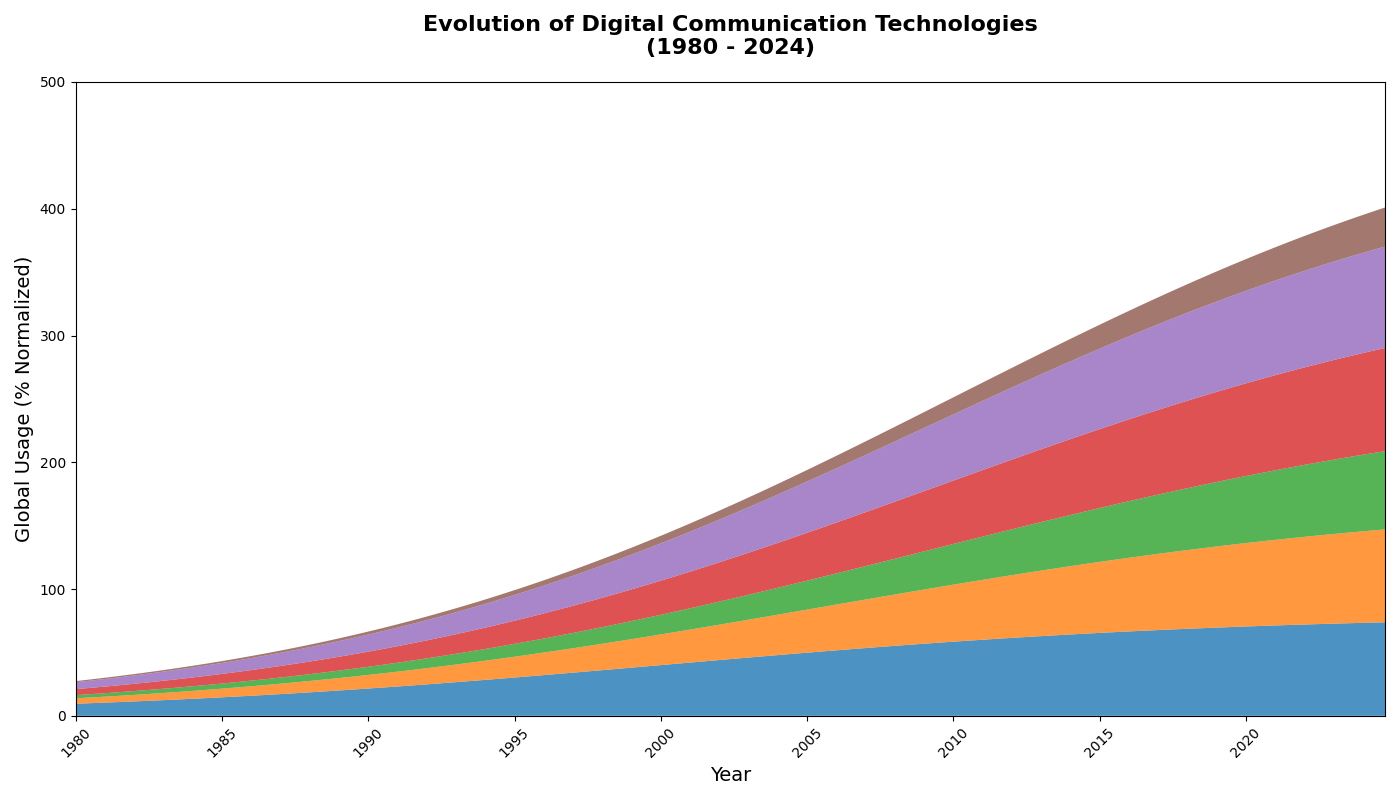

Here is the Python script that generated this plot:
import matplotlib.pyplot as plt
import numpy as np

years = np.arange(1980, 2025, 0.25)

def logistic_growth(t, L=100, k=0.1, x0=2000):
    return L / (1 + np.exp(-k * (t - x0)))

email_usage = logistic_growth(years, x0=2000, L=80)
social_media_usage = logistic_growth(years, x0=2010, L=90)
video_conferencing_usage = logistic_growth(years, x0=2015, L=85)
messaging_apps_usage = logistic_growth(years, x0=2010, L=100)
mobile_apps_usage = logistic_growth(years, x0=2008, L=95)
iot_devices_usage = logistic_growth(years, x0=2020, L=50)

fig, ax = plt.subplots(figsize=(14, 8))

# Changed color scheme
ax.stackplot(years, email_usage, social_media_usage, video_conferencing_usage, messaging_apps_usage, 
             mobile_apps_usage, iot_devices_usage,
             colors=['#1f77b4', '#ff7f0e', '#2ca02c', '#d62728', '#9467bd', '#8c564b'], alpha=0.8)

ax.set_title("Evolution of Digital Communication Technologies\n(1980 - 2024)", fontsize=16, fontweight='bold', pad=20)
ax.set_xlabel('Year', fontsize=14)
ax.set_ylabel('Global Usage (% Normalized)', fontsize=14)
ax.set_xlim(years[0], years[-1])
ax.set_ylim(0, 500)
ax.set_xticks(np.arange(1980, 2025, 5))
plt.xticks(rotation=45)

plt.tight_layout()

plt.show()
